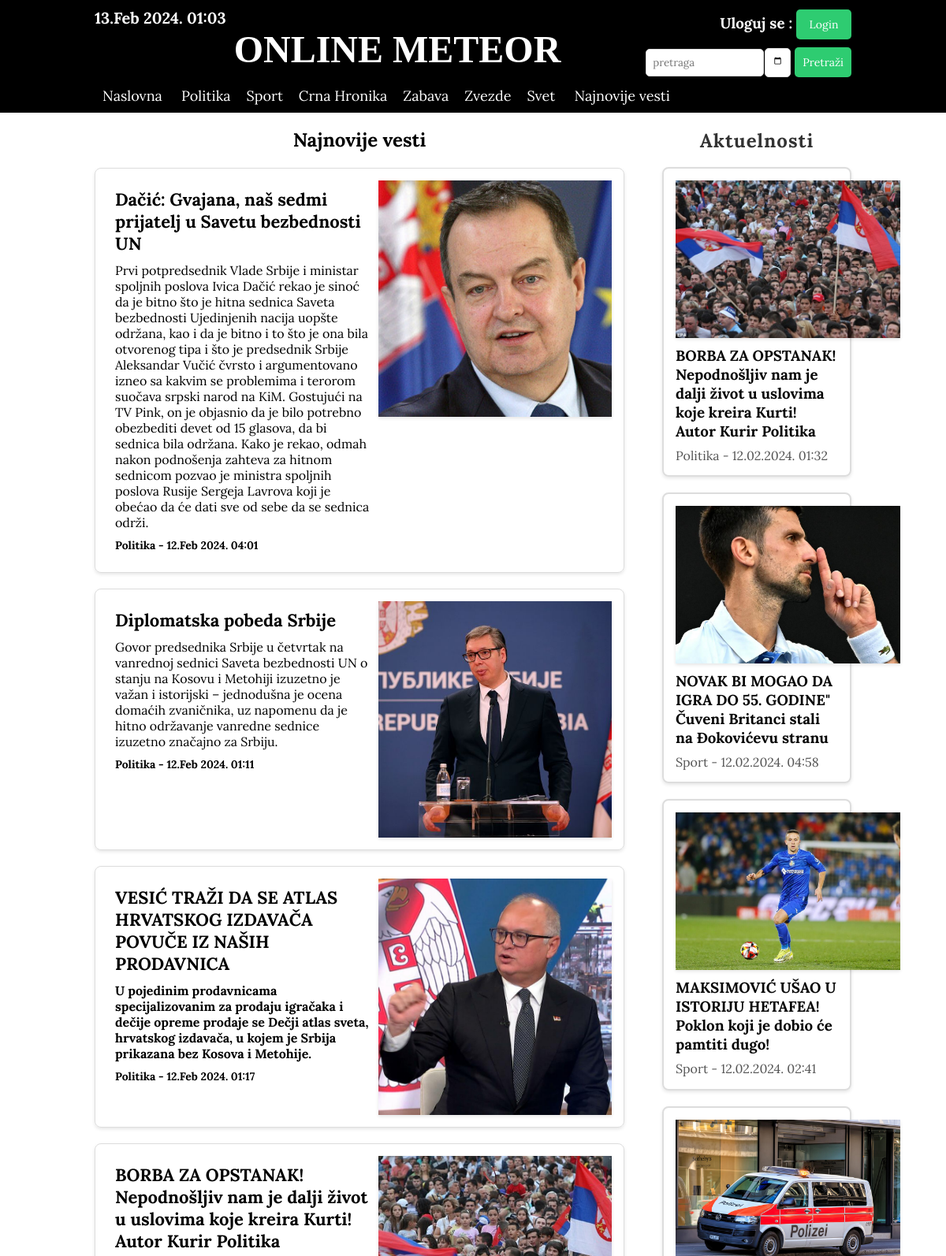
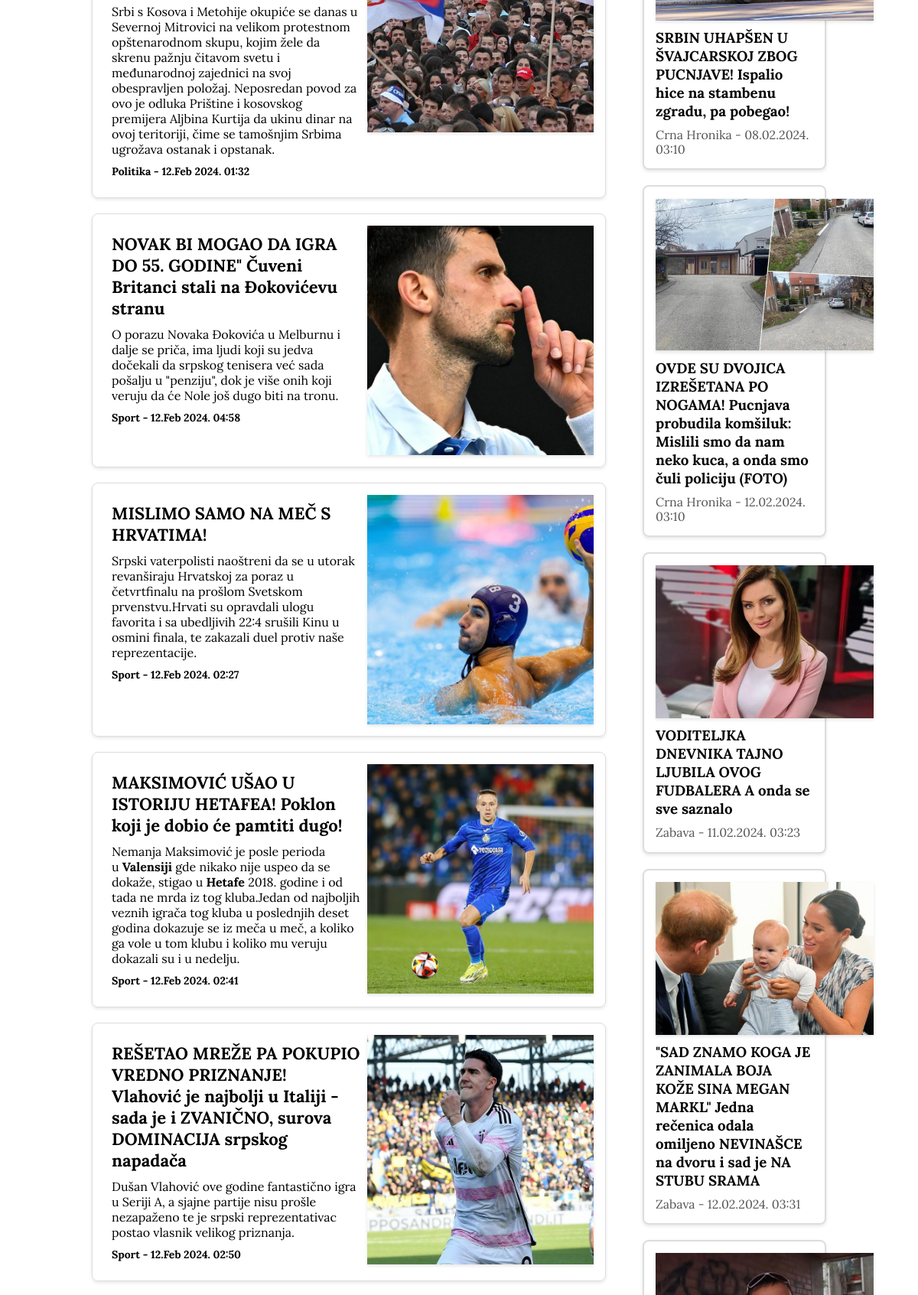
The app's page /naslovna/najnovije_vesti.php (upper part) with its own data (2 pictures, top to bottom).
### tables this page shows
CREATE TABLE IF NOT EXISTS `rubrika` (
  `id_rubrike` int NOT NULL AUTO_INCREMENT,
  `naziv` varchar(50) NOT NULL,
  PRIMARY KEY (`id_rubrike`),
  UNIQUE KEY `id_rubrike_UNIQUE` (`id_rubrike`)
);

CREATE TABLE IF NOT EXISTS `vest` (
  `id_vesti` int NOT NULL AUTO_INCREMENT,
  `naslov` varchar(200) NOT NULL,
  `sadrzaj` mediumtext NOT NULL,
  `id_rubrike` int NOT NULL,
  `status` varchar(30) NOT NULL,
  `datum_vreme_objave` datetime DEFAULT NULL,
  `id_novinara` int NOT NULL,
  `broj_pozitivnih` int NOT NULL DEFAULT '0',
  `broj_negativnih` int NOT NULL DEFAULT '0',
  `id_urednika` int DEFAULT NULL,
  `lead_slika_url` varchar(200) NOT NULL,
  PRIMARY KEY (`id_vesti`),
  UNIQUE KEY `id_vesti_UNIQUE` (`id_vesti`),
  KEY `fk_vest_korisnici1_idx` (`id_novinara`),
  KEY `fk_vest_rubrika1_idx` (`id_rubrike`),
  KEY `fk_vest_korisnici2_idx` (`id_urednika`)
);

CREATE TABLE IF NOT EXISTS `tagovi` (
  `id_taga` int NOT NULL AUTO_INCREMENT,
  `id_vesti` int NOT NULL,
  `sadrzaj` varchar(50) NOT NULL,
  PRIMARY KEY (`id_taga`),
  KEY `fk_tagovi_vest1_idx` (`id_vesti`)
);

### administracija/klase.php (called while the page is built, shortened)
<?php
class Konekcija
{
    private $conn;
    function __construct($host, $username, $password, $db)
    {
        $this->host = $host;
        $this->username = $username;
        $this->password = $password;
        $this->db = $db;
        $this->conn = new mysqli($this->host, $this->username, $this->password, $this->db);
        mysqli_set_charset($this->conn, 'utf8');
    }
    function getSveRubrike()
    {
        $stmt = $this->conn->prepare("select * from rubrika");
        $stmt->execute();
        $rezultat = $stmt->get_result();
        if ($rezultat->num_rows > 0) {
            return $rezultat;
        } else {
            return false;
        }
    }
    function getRubrikaByID($id_rubrike)
    {
        $stmt = $this->conn->prepare("select * from rubrika where id_rubrike = ?");
        $stmt->bind_param("i", $id_rubrike);
        $stmt->execute();
        $rezultat = $stmt->get_result();
        if ($rezultat->num_rows > 0) {
            return $rezultat->fetch_assoc();
        } else {
            return false;
        }
    }
    function getClanakByID($id_vesti)
    {
        $stmt = $this->conn->prepare("SELECT * from vest where id_vesti = ?");
        $stmt->bind_param("i", $id_vesti);
        $stmt->execute();
        $rezultat = $stmt->get_result();
        if ($rezultat->num_rows > 0) {
            return $rezultat->fetch_assoc();
        } else {
            return false;
        }
    }
    function getVestIdByTag($tag)
    {
        $stmt = $this->conn->prepare("select * from tagovi where sadrzaj = ?");
        $stmt->bind_param("s", $tag);
        $stmt->execute();
        $rezultat = $stmt->get_result();
        if ($rezultat->num_rows > 0) {
            return $rezultat;
        } else {
            return false;
        }
    }
    function getNajnovijeVesti()
    {
        $stmt = $this->conn->prepare("SELECT * FROM vest
        where datediff(current_date(), datum_vreme_objave) <=3 ");
        $stmt->execute();
        $rezultat = $stmt->get_result();
        if ($rezultat->num_rows > 0) {
            return $rezultat;
        } else {
            return false;
        }
    }
}
$konekcija = new Konekcija("localhost", "root", "", "branko_novine");

### naslovna/funkcije.php (called while the page is built)
<?php
function string_between_two_string($str, $starting_word, $ending_word)
{
    $subtring_start = strpos($str, $starting_word);
    $subtring_start += strlen($starting_word);
    $size = strpos($str, $ending_word, $subtring_start) - $subtring_start;
    return substr($str, $subtring_start, $size);
}

### naslovna/najnovije_vesti.php (the view, shortened to what this page needs)
<?php
include "../administracija/klase.php";
include "funkcije.php";
?>
<!DOCTYPE html>
<html lang="en">
<head>
    <link rel="stylesheet" href="style.css">
</head>
<body>
    <?php
    include "menu.php";
    ?>
    <section class="main">
        <div class="container container_main">
            <div class="glavne_vesti">
                <h1 style="padding-bottom: 20px;">Najnovije vesti</h1>
                <?php
                $sve_vesti = $konekcija->getNajnovijeVesti();
                if ($sve_vesti != false) {
                    while ($vest = $sve_vesti->fetch_assoc()) {
                        $datum_vreme = date("d.M Y. H:i", strtotime($vest["datum_vreme_objave"]));
                        $sadrzaj = $vest["sadrzaj"];
                        $sadrzaj_ispis = string_between_two_string($sadrzaj, "<p>", "</p>");
                        $rubrika_vest = $konekcija->getRubrikaByID($vest["id_rubrike"]);
                        $rubrika = "$rubrika_vest[naziv]";
                        echo "<div class=vest>";
                        echo "<div class=vest_opis>
                <a href=vest.php?id_vesti=$vest[id_vesti]><h2>$vest[naslov]</h2></a>
                <p>$sadrzaj_ispis</p>
                <h4>$rubrika - $datum_vreme</h4>
                </div>";
                        echo "<div class=vest_slika><a href=vest.php?id_vesti=$vest[id_vesti]><img src=../$vest[lead_slika_url] class=lead_slika></a></div>";
                        echo "</div>";
                    }
                } else {
                    echo "<h3>Nema najnovijih vesti</h3>";
                }
                ?>
            </div>
            <?php
            include "aktuelnosti.php";
            ?>
        </div>
    </section>
</body>
</html>

### naslovna/menu.php (shortened to what this page needs)
<section class="wrapper_gore">
    <div class="container">
        <div class="top-header">
            <div class="top-header-levo">
                <h3><?php
                    echo date("d.M Y. H:i"); ?></h3>
                <p class="logo" style="font-family: Algerian;"> ONLINE METEOR</p>
            </div>
            <div class="top-header-desno">
                <h3>Uloguj se : <button class="show-modal">Login</button></h3>
                <form action="pretraga_vesti.php" method="post">
                    <input type="search" placeholder="pretraga" name="termin">
                    <input type="date" name="datum">
                    <input type="submit" value="Pretraži">
                </form>
            </div>
        </div>
        <div class="navigacija">
            <ul>
                <li><a href="index.php">Naslovna</a></li>
                <?php
                $rubrike = $konekcija->getSveRubrike();
                while ($rubrika = $rubrike->fetch_assoc()) {
                    echo "<li><a href=rubrika.php?id_rubrike=$rubrika[id_rubrike]>$rubrika[naziv]</a></li>";
                }
                ?>
                <li><a href="najnovije_vesti.php">Najnovije vesti</a></li>
            </ul>
        </div>
    </div>
</section>

### naslovna/aktuelnosti.php (shortened to what this page needs)
<div class="aktuelne_vesti">
    <h2>Aktuelnosti</h2>
    <?php
    $aktuelne_vesti = $konekcija->getVestIdByTag("aktuelno");
    if ($aktuelne_vesti != false) {
        while ($aktuelna_vest = $aktuelne_vesti->fetch_assoc()) {
            $vest = $konekcija->getClanakByID($aktuelna_vest["id_vesti"]);
            if ($vest["status"] === "odobrena") {
                $datum_vreme = date("d.m.Y. H:i", strtotime($vest["datum_vreme_objave"]));
                $rubrika_vest = $konekcija->getRubrikaByID($vest["id_rubrike"]);
                $rubrika= "$rubrika_vest[naziv]";
                echo "<div class=aktuelna_vest>
                            <div class=aktuelna_vest_slika><a href=vest.php?id_vesti=$vest[id_vesti]><img src=../$vest[lead_slika_url] class=lead_slika></a></div>
                            <a href=vest.php?id_vesti=$vest[id_vesti]><h3>$vest[naslov]</h3></a>
                            <p>$rubrika - $datum_vreme</p>
                        </div>";
            }
        }
    } else {
        echo "<div><h4>Nema aktuelnih vesti</h4></div>";
    }
    ?>
</div>

### naslovna/style.css (style rules this page uses)
* { margin: 0px; padding: 0px; font-family: 'Lora', serif; }
.wrapper_gore { background-color: black; color: white; display: flex; justify-content: center; }
.container { width: 80%; }
.container_main { display: flex; flex-direction: row; }
.top-header { display: flex; justify-content: space-between; }
.top-header-levo { width: 80%; }
.top-header-levo h3 { padding-top: 10px; padding-bottom: 0px; font-size: 20px; }
.top-header-levo p { padding-bottom: 10px; font-size: 3em; }
.top-header-desno button { background-color: #2ecc71; color: #fff; border: none; padding: 10px; border-radius: 5px; cursor: pointer; font-size: 14px; transition: background-color 0.3s ease; margin-top: 10px; width: 70px; }
.top-header-desno form { display: flex; align-items: center; }
.top-header-desno input[type="search"] { padding: 8px; margin-right: 1px; border: 1px solid #ddd; border-radius: 5px; margin-top: 10px; width: 150px; }
.top-header-desno input[type="date"] { padding: 8px; margin-right: 5px; border: 1px solid #ddd; border-radius: 5px; margin-top: 10px; width: 15px; }
.top-header-desno input[type="submit"] { background-color: #2ecc71; color: #fff; border: none; padding: 10px; border-radius: 5px; cursor: pointer; font-size: 14px; transition: background-color 0.3s ease; margin-top: 10px; }
.top-header-desno { width: 20%; display: flex; flex-direction: column; justify-content: center; align-items: end; }
.logo { text-align: center; font-weight: 700; font-size: 2em; }
.navigacija ul { list-style: none; }
.navigacija li { display: inline-block; font-size: 18px; }
.navigacija a { display: block; text-decoration: none; padding: 10px; color: white; }
.main { display: flex; justify-content: center; }
.glavne_vesti { width: 75%; display: flex; flex-direction: column; padding-right: 5%; padding-top: 2%; }
.glavne_vesti h4 { padding-top: 10px; font-size: 14px; }
.glavne_vesti h2 { padding-bottom: 10px; font-size: 22px; }
.glavne_vesti h1 { font-size: 1.5em; text-align: center; }
.aktuelne_vesti { width: 25%; display: flex; flex-direction: column; }
.vest { display: flex; border: 1px solid #ddd; border-radius: 8px; box-shadow: 0 2px 4px rgba(0, 0, 0, 0.1); padding: 15px; margin-bottom: 20px; }
.vest_opis { width: 60%; padding: 10px; }
.vest_opis a { text-decoration: none; color: black; }
.vest_slika { width: 350px; height: 300px; overflow: hidden; box-shadow: 0 2px 4px rgba(0, 0, 0, 0.1); }
.vest_slika img { width: 100%; height: 100%; object-fit: cover; }
.lead_slika { width: 100%; }
.aktuelne_vesti { margin: 20px 0; }
.aktuelna_vest { border: 2px solid #ddd; border-radius: 8px; box-shadow: 0 2px 4px rgba(0, 0, 0, 0.1); padding: 15px; margin-bottom: 20px; }
.aktuelna_vest p { color: #555; line-height: 1.2; }
.aktuelna_vest h3 { padding-bottom: 10px; }
.aktuelna_vest_slika { width: 285px; height: 200px; overflow: hidden; box-shadow: 0 2px 4px rgba(0, 0, 0, 0.1); }
.aktuelna_vest_slika img { width: 100%; height: 100%; object-fit: cover; }
.aktuelne_vesti h2 { padding-bottom: 10px; font-size: 22px; }
.aktuelna_vest a { text-decoration: none; color: #6b90c2; font-weight: bold; padding-bottom: 20px; }
.aktuelne_vesti h2 { color: #333; text-align: center; font-size: 24px; margin-bottom: 8px; letter-spacing: 1px; }
.aktuelna_vest h3 { color: #050505; margin-top: 10px; }
.show-modal { cursor: pointer; }

### records on screen
rubrika: naziv "Politika"
rubrika: naziv "Sport"
rubrika: naziv "Crna Hronika"
rubrika: naziv "Zabava"
rubrika: naziv "Zvezde"
rubrika: naziv "Svet"
vest: naslov "Dačić: Gvajana, naš sedmi prijatelj u Savetu bezbednosti UN", sadrzaj "Prvi potpredsednik Vlade Srbije i ministar spoljnih poslova Ivica Dačić rekao je sinoć da je bitno što je hitna sednica Saveta bezbednosti Ujedinjenih nacija uopšte održana, kao i da je bitno i to što je ona bila otvorenog tipa i što je predsednik Srbije Aleksandar Vučić čvrsto i argumentovano izneo sa kakvim se problemima i terorom suočava srpski narod na KiM. Gostujući na TV Pink, on je objasnio da je bilo potrebno obezbediti devet od 15 glasova, da bi sednica bila održana. Kako je rekao, odmah nakon podnošenja zahteva za hitnom sednicom pozvao je ministra spoljnih poslova Rusije Sergeja Lavrova koji je obećao da će dati sve od sebe da se sednica održi.", id_rubrike.naziv "Politika", datum_vreme_objave "12.Feb 2024. 04:01", lead_slika_url (picture)
vest: naslov "Diplomatska pobeda Srbije", sadrzaj "Govor predsednika Srbije u četvrtak na vanrednoj sednici Saveta bezbednosti UN o stanju na Kosovu i Metohiji izuzetno je važan i istorijski – jednodušna je ocena domaćih zvaničnika, uz napomenu da je hitno održavanje vanredne sednice izuzetno značajno za Srbiju.", id_rubrike.naziv "Politika", datum_vreme_objave "12.Feb 2024. 01:11", lead_slika_url (picture)
vest: naslov "VESIĆ TRAŽI DA SE ATLAS HRVATSKOG IZDAVAČA POVUČE IZ NAŠIH PRODAVNICA", sadrzaj "U pojedinim prodavnicama specijalizovanim za prodaju igračaka i dečije opreme prodaje se Dečji atlas sveta, hrvatskog izdavača, u kojem je Srbija prikazana bez Kosova i Metohije .", id_rubrike.naziv "Politika", datum_vreme_objave "12.Feb 2024. 01:17", lead_slika_url (picture)
vest: naslov "BORBA ZA OPSTANAK! Nepodnošljiv nam je dalji život u uslovima koje kreira Kurti! Autor Kurir Politika", sadrzaj "Srbi s Kosova i Metohije okupiće se danas u Severnoj Mitrovici na velikom protestnom opštenarodnom skupu, kojim žele da skrenu pažnju čitavom svetu i međunarodnoj zajednici na svoj obespravljen položaj. Neposredan povod za ovo je odluka Prištine i kosovskog premijera Aljbina Kurtija da ukinu dinar na ovoj teritoriji, čime se tamošnjim Srbima ugrožava ostanak i opstanak.", id_rubrike.naziv "Politika", datum_vreme_objave "12.Feb 2024. 01:32", lead_slika_url (picture)
vest: naslov "NOVAK BI MOGAO DA IGRA DO 55. GODINE\" Čuveni Britanci stali na Đokovićevu stranu", sadrzaj "O porazu Novaka Đokovića u Melburnu i dalje se priča, ima ljudi koji su jedva dočekali da srpskog tenisera već sada pošalju u \"penziju\", dok je više onih koji veruju da će Nole još dugo biti na tronu.", id_rubrike.naziv "Sport", datum_vreme_objave "12.Feb 2024. 04:58", lead_slika_url (picture)
vest: naslov "MISLIMO SAMO NA MEČ S HRVATIMA!", sadrzaj "Srpski vaterpolisti naoštreni da se u utorak revanširaju Hrvatskoj za poraz u četvrtfinalu na prošlom Svetskom prvenstvu.Hrvati su opravdali ulogu favorita i sa ubedljivih 22:4 srušili Kinu u osmini finala, te zakazali duel protiv naše reprezentacije .", id_rubrike.naziv "Sport", datum_vreme_objave "12.Feb 2024. 02:27", lead_slika_url (picture)
vest: naslov "MAKSIMOVIĆ UŠAO U ISTORIJU HETAFEA! Poklon koji je dobio će pamtiti dugo!", sadrzaj "Nemanja Maksimović je posle perioda u Valensiji gde nikako nije uspeo da se dokaže, stigao u Hetafe 2018. godine i od tada ne mrda iz tog kluba.Jedan od najboljih veznih igrača tog kluba u poslednjih deset godina dokazuje se iz meča u meč, a koliko ga vole u tom klubu i koliko mu veruju dokazali su i u nedelju.", id_rubrike.naziv "Sport", datum_vreme_objave "12.Feb 2024. 02:41", lead_slika_url (picture)
vest: naslov "REŠETAO MREŽE PA POKUPIO VREDNO PRIZNANJE! Vlahović je najbolji u Italiji - sada je i ZVANIČNO, surova DOMINACIJA srpskog napadača", sadrzaj "Dušan Vlahović ove godine fantastično igra u Seriji A, a sjajne partije nisu prošle nezapaženo te je srpski reprezentativac postao vlasnik velikog priznanja.", id_rubrike.naziv "Sport", datum_vreme_objave "12.Feb 2024. 02:50", lead_slika_url (picture)
tagovi: id_vesti.lead_slika_url (picture), id_vesti.naslov "BORBA ZA OPSTANAK! Nepodnošljiv nam je dalji život u uslovima koje kreira Kurti! Autor Kurir Politika", rubrika.naziv "Politika", id_vesti.datum_vreme_objave "12.02.2024. 01:32"
tagovi: id_vesti.lead_slika_url (picture), id_vesti.naslov "NOVAK BI MOGAO DA IGRA DO 55. GODINE\" Čuveni Britanci stali na Đokovićevu stranu", rubrika.naziv "Sport", id_vesti.datum_vreme_objave "12.02.2024. 04:58"
tagovi: id_vesti.lead_slika_url (picture), id_vesti.naslov "MAKSIMOVIĆ UŠAO U ISTORIJU HETAFEA! Poklon koji je dobio će pamtiti dugo!", rubrika.naziv "Sport", id_vesti.datum_vreme_objave "12.02.2024. 02:41"
tagovi: id_vesti.lead_slika_url (picture), id_vesti.naslov "SRBIN UHAPŠEN U ŠVAJCARSKOJ ZBOG PUCNJAVE! Ispalio hice na stambenu zgradu, pa pobegao!", rubrika.naziv "Crna Hronika", id_vesti.datum_vreme_objave "08.02.2024. 03:10"
tagovi: id_vesti.lead_slika_url (picture), id_vesti.naslov "OVDE SU DVOJICA IZREŠETANA PO NOGAMA! Pucnjava probudila komšiluk: Mislili smo da nam neko kuca, a onda smo čuli policiju (FOTO)", rubrika.naziv "Crna Hronika", id_vesti.datum_vreme_objave "12.02.2024. 03:10"
tagovi: id_vesti.lead_slika_url (picture), id_vesti.naslov "VODITELJKA DNEVNIKA TAJNO LJUBILA OVOG FUDBALERA A onda se sve saznalo", rubrika.naziv "Zabava", id_vesti.datum_vreme_objave "11.02.2024. 03:23"
tagovi: id_vesti.lead_slika_url (picture), id_vesti.naslov "\"SAD ZNAMO KOGA JE ZANIMALA BOJA KOŽE SINA MEGAN MARKL\" Jedna rečenica odala omiljeno NEVINAŠCE na dvoru i sad je NA STUBU SRAMA", rubrika.naziv "Zabava", id_vesti.datum_vreme_objave "12.02.2024. 03:31"
tagovi: id_vesti.lead_slika_url (picture)
